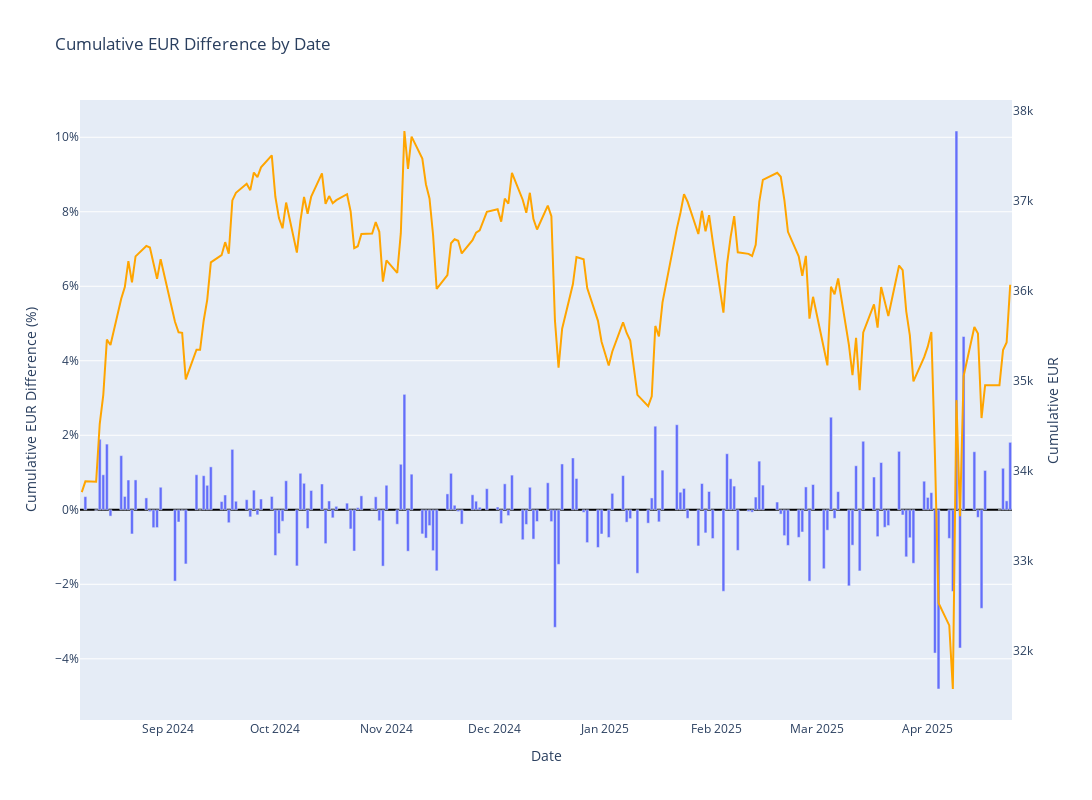

The cell this chart's notebook holds for it:
### Code cell
# Create a bar chart for cumulative_eur_diff
fig = px.bar(
    all_data_filtered,
    x=all_data_filtered.index,
    y='cumulative_eur_diff',
    title='Cumulative EUR Difference by Date',
    labels={'cumulative_eur_diff': 'Cumulative EUR Difference', 'index': 'Date'},
)

# Customize the layout
fig.update_layout(
    xaxis_title="Date",
    yaxis_title="Cumulative EUR Difference (%)",
    yaxis_tickformat="0.00%",  # Format y-axis as percentage
    height=800,
    width=1500,
    yaxis_zeroline=True,
    yaxis_zerolinecolor="black",
    yaxis_zerolinewidth=2,
)

# Add a line for cumulative_eur on the second y-axis
fig.add_trace(
    px.line(
        all_data_filtered,
        x=all_data_filtered.index,
        y='cumulative_eur',
    ).data[0].update(yaxis='y2',line=dict(color='orange'))  # Corrected the update method and closed the parentheses
)

# Update the layout to include a second y-axis
fig.update_layout(
    yaxis2=dict(
        title="Cumulative EUR",
        overlaying="y",
        side="right",
        showgrid=False,
        matches=None,
    )
)

fig.show()

### Figure 1 — Plotly figure (JSON) as saved in the notebook; plotly's stock layout.template omitted (floating-point values rounded to 4 significant figures; data arrays with more than 128 entries replaced by an {"elided": "..."} marker saying what was removed)
{"data": [{"hovertemplate": "Date=%{x}<br>Cumulative EUR Difference=%{y}<extra></extra>", "legendgroup": "", "marker": {"color": "#636efa", "pattern": {"shape": ""}}, "name": "", "orientation": "v", "showlegend": false, "textposition": "auto", "type": "bar", "x": {"elided": "178 str values"}, "xaxis": "x", "y": {"elided": "178 float values"}, "yaxis": "y"}, {"hovertemplate": "Date=%{x}<br>cumulative_eur=%{y}<extra></extra>", "legendgroup": "", "line": {"color": "orange", "dash": "solid"}, "marker": {"symbol": "circle"}, "mode": "lines", "name": "", "orientation": "v", "showlegend": false, "type": "scatter", "x": {"elided": "178 str values"}, "xaxis": "x", "y": {"elided": "178 float values"}, "yaxis": "y2"}], "layout": {"barmode": "relative", "height": 800, "legend": {"tracegroupgap": 0}, "title": {"text": "Cumulative EUR Difference by Date"}, "width": 1500, "xaxis": {"anchor": "y", "domain": [0, 1], "title": {"text": "Date"}}, "yaxis": {"anchor": "x", "domain": [0, 1], "tickformat": "0.00%", "title": {"text": "Cumulative EUR Difference (%)"}, "zeroline": true, "zerolinecolor": "black", "zerolinewidth": 2}, "yaxis2": {"overlaying": "y", "showgrid": false, "side": "right", "title": {"text": "Cumulative EUR"}}}}
